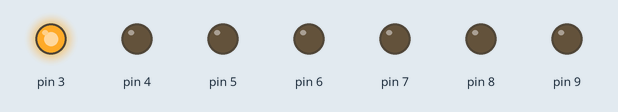
The sketch below on a simulated Arduino Uno, built with avr-gcc and run on an emulated ATmega328P. On the bench: output pins drawn as LEDs (lit = HIGH).

Above: at 0.05 s.
At 0.55 s:
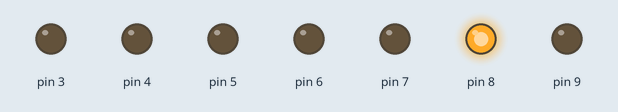
At 1.05 s:
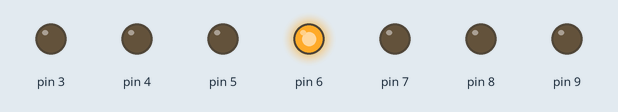
At 1.55 s:
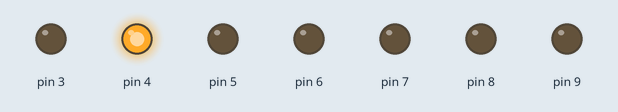
At 2.1 s:
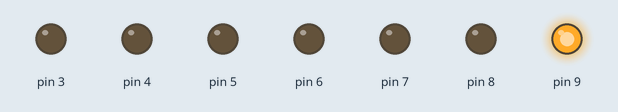
At 3.05 s:
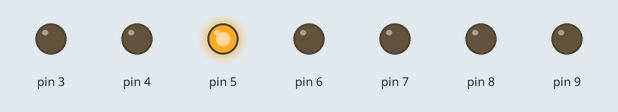
Timing chart, 0 to 3.4 s (numbered marks = the images above):
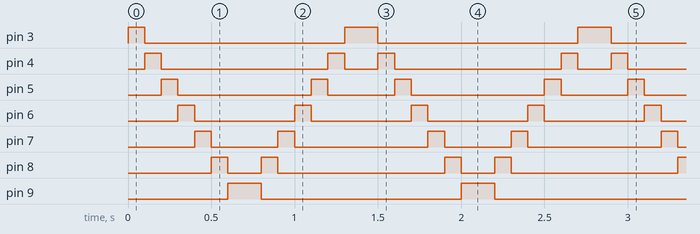

The sketch:

array-led.ino
```cpp
int timer = 100;
void setup() {
    for (int thisPin = 3; thisPin < 10; thisPin++)
    {
        pinMode(thisPin, OUTPUT);
    }

}

void tt1() {
    for (int thisPin = 3; thisPin < 10; thisPin++)
    {
        digitalWrite(thisPin, HIGH);
        delay(timer);
        digitalWrite(thisPin, LOW);
    }
}

void tt2() {
    for (int thisPin = 9; thisPin > 2; thisPin--)
    {
        digitalWrite(thisPin, HIGH);
        delay(timer);
        digitalWrite(thisPin, LOW);
    }
}

void loop() {
    tt1();
    tt2();
}
```

Measured:
- by itself, pin 3: repeats every 1.4 s: LOW 1.2 s, HIGH 0.20 s
- by itself, pin 4: repeats every 1.4 s: LOW 1.0 s, HIGH 0.10 s, LOW 0.20 s, HIGH 0.10 s
- by itself, pin 5: repeats every 1.4 s: LOW 0.80 s, HIGH 0.10 s, LOW 0.40 s, HIGH 0.10 s
- by itself, pin 6: alternates HIGH for 0.10 s and LOW for 0.60 s
- by itself, pin 7: repeats every 1.4 s: LOW 0.40 s, HIGH 0.10 s, LOW 0.80 s, HIGH 0.10 s
- by itself, pin 8: repeats every 1.4 s: LOW 0.20 s, HIGH 0.10 s, LOW 1.0 s, HIGH 0.10 s
- by itself, pin 9: alternates HIGH for 0.20 s and LOW for 1.2 s
